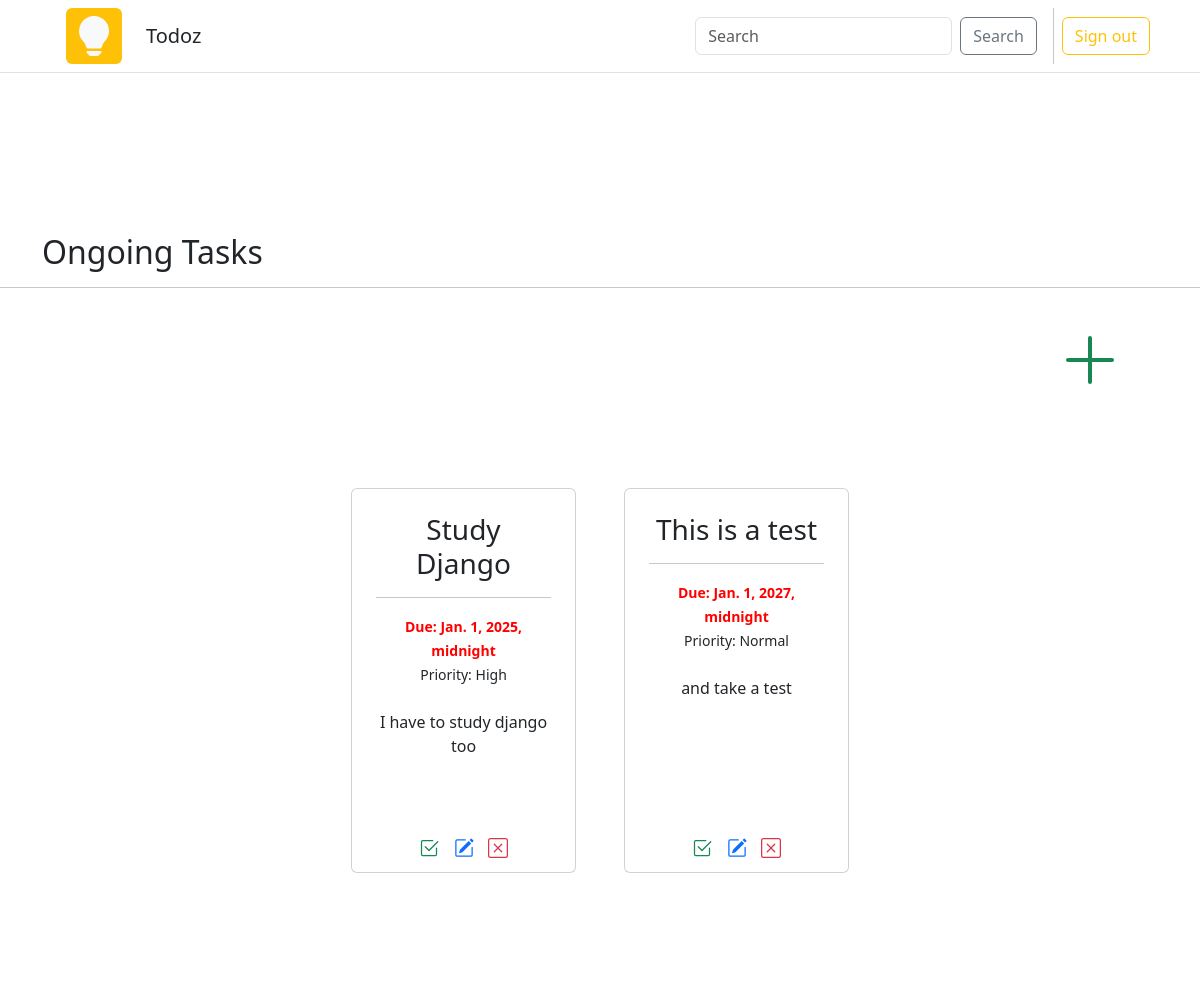
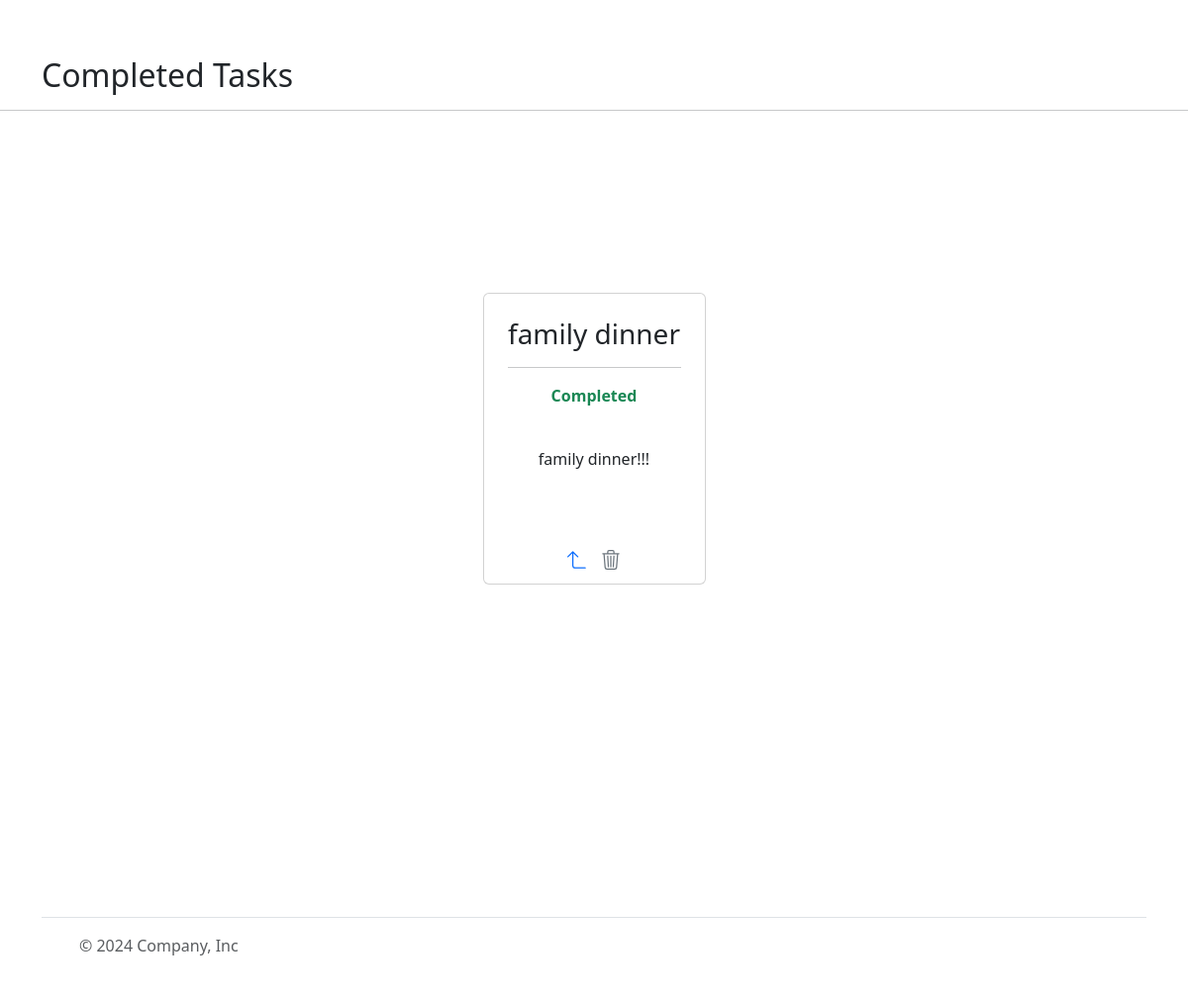
/ (signed in), run on the app's committed database (2 pictures, top to bottom).
### todoz/models.py (models this page shows, shortened)
class Todo(models.Model):
    user = models.ForeignKey(User, blank=True, null=True, on_delete=models.CASCADE)
    task_name = models.CharField("Task Name", max_length=50)
    task_body = models.CharField("Task Body", max_length=200)
    category = models.ForeignKey(Category, on_delete=models.CASCADE, default=1)
    priority = models.ForeignKey(Priority, on_delete=models.CASCADE, default=3)
    deadline = models.DateTimeField("Deadline")
    created_at = models.DateTimeField("Created At", auto_now_add=True)
    completed = models.BooleanField("Completed", default=False)

class Priority(models.Model):
    name = models.CharField(max_length=50)
    def __str__(self):
        return self.name
    class Meta:
        verbose_name_plural = 'priority'

### todoz/views.py (the view)
# urls.py: 2. Add a URL to urlpatterns:  path('', views.home, name='home')
def home(request):
    if request.user.is_authenticated:
        todos = Todo.objects.filter(user__id=request.user.id)
        return render(request, "home.html", {"todos": todos})
    else:
        return render(request, "home.html")

### todoz/templates/home.html (shortened to what this page needs)
{% extends "base.html" %}
{% block content %}
{% if user.is_authenticated %}
{% if todos %}
<br><br><br><br>
<h2 class="container mt-5">Ongoing Tasks</h2>
<hr>
<br>
<div class="container px-4 px-lg-5 text-end">
  <a href="{% url 'add_todo' %}" class="text-success">
    <svg xmlns="http://www.w3.org/2000/svg" width="64" height="64" fill="currentColor" class="bi bi-plus-lg" viewBox="0 0 16 16">
      <path fill-rule="evenodd" d="M8 2a.5.5 0 0 1 .5.5v5h5a.5.5 0 0 1 0 1h-5v5a.5.5 0 0 1-1 0v-5h-5a.5.5 0 0 1 0-1h5v-5A.5.5 0 0 1 8 2Z"/>
    </svg>
  </a>
</div>
  <section class="py-5">
      <div class="container px-4 px-lg-5 mt-5">
        <div class="row gx-4 gx-lg-5 row-cols-2 row-cols-md-3 row-cols-xl-4 justify-content-center">
          {% for todo in todos %}
            {% if not todo.completed %}
          <div class="col mb-5">
              <div class="card h-100">
                  <div class="card-body p-4">
                      <div class="text-center">
                          <h3>{{ todo.task_name }}</h3>
                          <hr>
                          {% if todo.deadline %}
                          <small class="card-subtitle mb-2 text-body-red fw-bold" style="color: red;">Due: {{ todo.deadline }}</small><br>
                          {% endif %}
                          <small class="card-text">Priority: {{ todo.priority }}</small>
                          <br>
                          <br>
                          <p class="card-text">{{ todo.task_body }}</p>
                          <br>
                      </div>
                  </div>
                  <div class="card-footer border-top-0 bg-transparent">
                      <div class="text-center">
                        <form method="post" action="{% url 'toggle_complete' todo.id %}">
                          <button class="card-link btn bg-transparent text-success p-1 m-0"></button>
                        <a href="{% url 'edit_todo' todo.id %}" class="card-link btn text-primary p-1 m-0"></a>
                          <a href="{% url 'delete_todo' todo.id %}" class="card-link btn text-danger p-1 m-0"></a>
                        </form>
                        </div>
                  </div>
              </div>
          </div>
          {% endif %}
          {% endfor %}
        {% endif %}
      </div>
      <br>
      <br>
      <br>
      <br>
    </div>
  </section>
  <div class="container">
    <h2>Completed Tasks</h2>
  </div>
  <hr>
  <br>
  <section class="py-5">
  </section>
    <div class="container px-4 px-lg-5 mt-5">
      <div class="row gx-4 gx-lg-5 row-cols-2 row-cols-md-3 row-cols-xl-4 justify-content-center">
        {% for todo in todos %}
          {% if todo.completed %}
        <div class="col mb-5">
            <div class="card h-100">
                <div class="card-body p-4">
                    <div class="text-center">
                        <h3>{{ todo.task_name }}</h3>
                        <hr>
                        <p class="text-success fw-bold">Completed</p>
                        <br>
                        <p class="card-text">{{ todo.task_body }}</p>
                        <br>
                    </div>
                </div>
                <div class="card-footer border-top-0 bg-transparent">
                    <div class="text-center">
                      <form method="post" action="{% url 'toggle_complete' todo.id %}">
                        <button class="card-link btn text-primary p-1 m-0"></button>
                      <a href="{% url 'delete_todo' todo.id %}" class="card-link btn text-secondary p-1 m-0"></a>
                    </form>
                      </div>
                </div>
            </div>
        </div>
        {% endif %}
        {% endfor %}
      </div>
      <br>
      <br>
      <br>
      <br>
    </div>
{% endif %}
{% endblock %}

### data on the page
Todo: task_name "Study Django", deadline "Jan. 1, 2025, midnight", priority "High", task_body "I have to study django too"
Todo: task_name "This is a test", deadline "Jan. 1, 2027, midnight", priority "Normal", task_body "and take a test"
Todo: task_name "family dinner", task_body "family dinner!!!"
